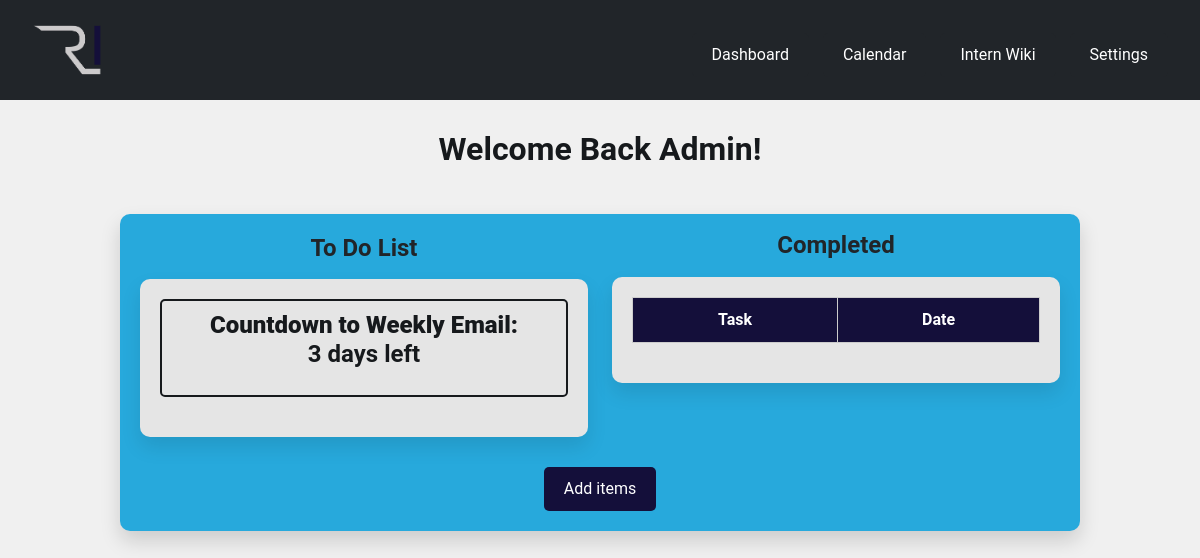
The page /index (signed in) on the database as committed earlier.
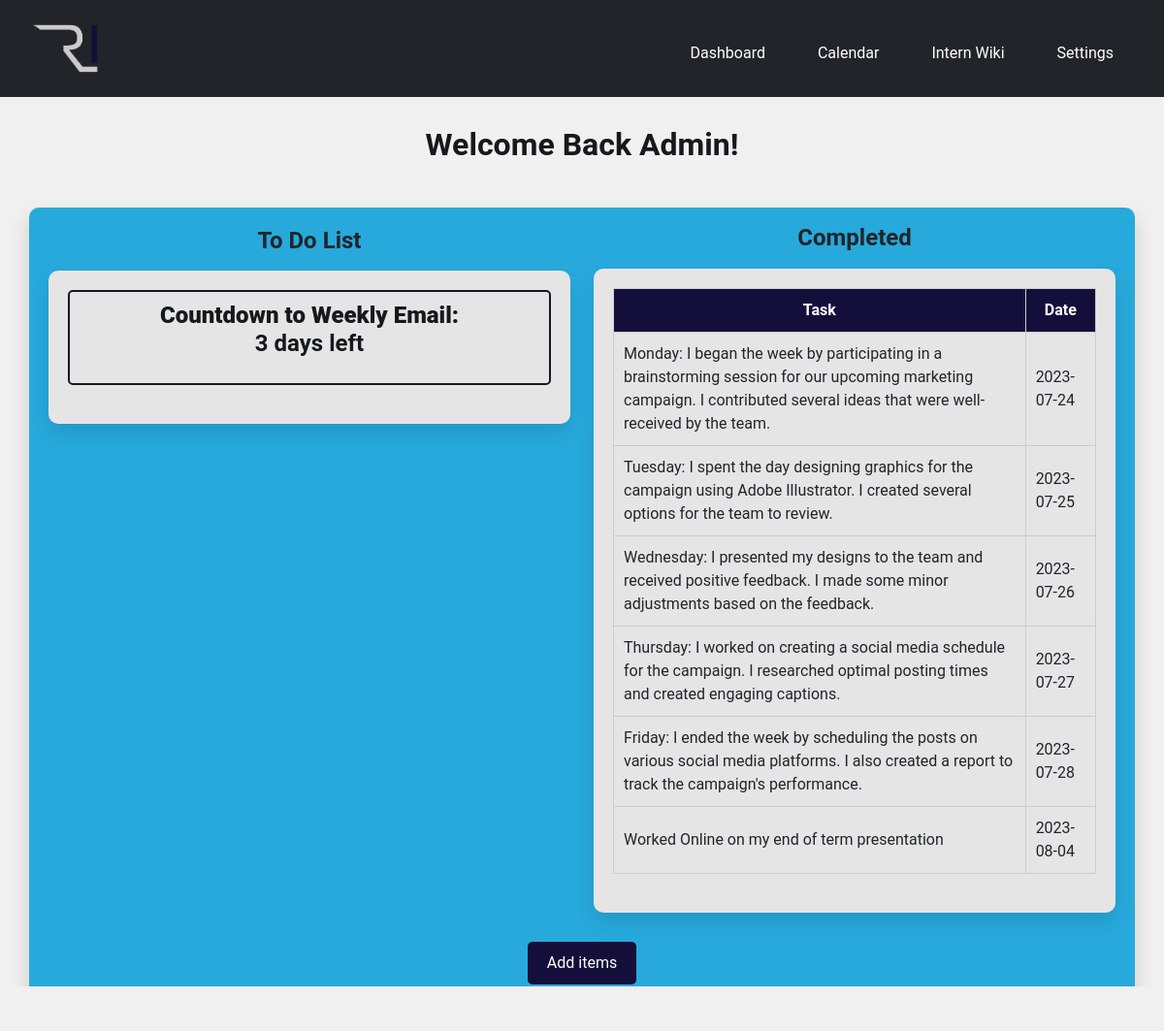
The same page on the database as committed later.
### app.py (models this page shows)
class Task(db.Model):
    id = db.Column(db.Integer, primary_key=True)
    user_id = db.Column(db.Integer, db.ForeignKey('user.id'), nullable=False)
    task = db.Column(db.String(255), nullable=False)
    date = db.Column(db.Date, nullable=False)
    user = db.relationship('User', backref=db.backref('tasks', lazy=True))

### app.py (the view)
@app.route("/index", methods=('GET', 'POST'))
def result():
    if 'loggedin' in session:
        name = session['name']
        user_id = session['id']
        tasks = Task.query.filter_by(user_id=user_id).all()
        days_until_friday = calculate_days_until_friday()
        return render_template('index.html', name=name, tasks=tasks, days_until_friday=days_until_friday)
    else:
        return redirect(url_for('login'))

### days_until.py (called while the page is built)
def calculate_days_until_friday():
    today = datetime.today().weekday()
    friday = 4  # Monday is 0, Sunday is 6
    days_until = (friday - today) % 7
    return days_until

### templates/index.html
{% extends 'layout_two.html' %} {% block content %}
<div class="results_page">
  <h1 style="text-align: none">Welcome Back {{ name | capitalize }}!</h1>
  <div class="box" style="background-color: #27a9dc">
    <div class="row" class="center_object">
      <div class="col-md-6">
        <h3 class="text-center">To Do List</h3>
        <div class="tasks" style="background-color: #e5e5e5">
          <ul style="list-style: none">
            <li class="countdown" style="background-color: #e5e5e5">
              <h3>
                <strong>Countdown to Weekly Email:</strong><br />
                {{ days_until_friday }} days left
              </h3>
            </li>
          </ul>
        </div>
      </div>
      <div class="col-md-6">
        <div class="task-container">
          <h3 class="text-center" style="margin: -3px; padding: 0">
            Completed
          </h3>
          <div class="tasks" style="background-color: #e5e5e5">
            <table id="taskTable" style="background-color: #e5e5e5">
              <thead>
                <tr>
                  <th
                    style="
                      background-color: #140f3a;
                      color: white;
                      text-align: center;
                    "
                  >
                    Task
                  </th>
                  <th
                    style="
                      background-color: #140f3a;
                      color: white;
                      text-align: center;
                    "
                  >
                    Date
                  </th>
                </tr>
              </thead>
              <tbody>
                {% for task in tasks %}
                <tr>
                  <td>{{ task.task }}</td>
                  <td>{{ task.date.strftime('%Y-%m-%d') }}</td>
                </tr>
                {% endfor %}
              </tbody>
            </table>
          </div>
        </div>
      </div>
    <div class="center_object" style="text-align: center">
      <a
        href="{{ url_for('dashboard') }}"
        class="btn link_no_decoration"
        style="color: white; background-color: #140f3a"
      >
        Add items
      </a>
    </div>
  </div>
</div>
{% endblock content %}

### templates/layout_two.html (shortened to what this page needs)
<!DOCTYPE html>
<html>
    <head>
        <link href="https://cdn.jsdelivr.net/npm/bootstrap@5.3.0/dist/css/bootstrap.min.css" rel="stylesheet">
        <link rel="stylesheet" href="static/style_two.css" type="text/css">
    </head>
    <body>
        <nav>
            <div class="navbar bg-dark">
                <div class="container-fluid">
                    <a href={{ url_for('result') }} class="navbar-brand link_no_decoration title" style="color: white;"> <img src={{ url_for('static', filename='logo.png') }} width="70px"> </a>
                    <div class="">
                        <button class="btn bg-dark dark_button_hover"> <a href={{ url_for('dashboard') }} class="link_no_decoration light_text"> Dashboard </a> </button>
                        <button class="btn bg-dark dark_button_hover"> <a href={{ url_for('calendar_display') }} class="link_no_decoration light_text"> Calendar </a> </button>
                        <button class="btn bg-dark dark_button_hover"> <a href={{ url_for('wiki') }} class="link_no_decoration light_text"> Intern Wiki </a> </button>
                        <button class="btn bg-dark dark_button_hover"> <a href={{ url_for('settings') }} class="link_no_decoration light_text"> Settings </a> </button>
                    </div>
                </div>
            </div>
        </nav>
        {% block content %}{% endblock %}
    </body>
</html>

### static/style_two.css (style rules this page uses)
body { margin: auto; margin-bottom: 10%; padding: 0; height: 100vh; width: 100%; font-family: "Roboto", sans-serif; background-color: #f0f0f0; background-size: cover; background-position: center; }
.link_no_decoration { text-decoration: none; color: inherit; }
.light_text { color: white; }
.btn { padding: 10px 20px; border: none; border-radius: 5px; background-color: #3498db; color: white; font-size: 1em; cursor: pointer; transition: background-color 0.3s ease; margin-top: 10px; }
.navbar { display: flex; justify-content: space-between; align-items: center; padding: 10px 20px; background-color: #16191c; }
.navbar .navbar-brand { color: white; font-size: 2em; font-weight: bold; text-shadow: 2px 2px 4px rgba(0, 0, 0, 0.5); }
.navbar .btn { margin-left: 10px; }
ul { list-style: none; padding: 0; }
li { font-size: 1.2rem; line-height: 1.5; margin-bottom: 0.5rem; }
.results_page { width: 100%; background-color: #f0f0f0; display: flex; flex-direction: column; align-items: center; background-color: transparent; }
.countdown { font-size: 2em; color: #16191c; border: 2px solid #16191c; padding: 10px; border-radius: 5px; margin-bottom: 20px; text-align: center; animation: countdown 0.3s ease-out; }
.center_object { display: block; margin-left: auto; margin-right: auto; }
.box { min-width: 80vw; margin: 30px; padding: 20px; background-color: #e5e5e5; border-radius: 10px; box-shadow: 0 10px 20px rgba(0, 0, 0, 0.15); }
.task-container { display: flex; flex-direction: column; gap: 20px; }
.tasks, .email, .dailySummary, .output, .generateSummary { padding: 20px; background-color: #fff; border-radius: 10px; box-shadow: 0 10px 20px rgba(0, 0, 0, 0.1); margin-bottom: 20px; }
h1, h2 { color: #16191c; padding-top: 30px; font-size: 2rem; font-weight: bold; margin-bottom: 1rem; }
h3 { font-size: 1.5rem; font-weight: bold; margin-bottom: 1rem; }
#taskTable { width: 100%; border-collapse: collapse; margin-bottom: 20px; }
#taskTable th, #taskTable td { border: 1px solid #ccc; padding: 10px; text-align: left; }
#taskTable th { background-color: #f4f4f4; color: #333; }

Rows that differ between the two databases and show on the page:
added Task: task "Monday: I began the week by participating in a brainstorming session for our upcoming marketing campaign. I contributed several ideas that were well-received by the team.", date "2023-07-24"
added Task: task "Tuesday: I spent the day designing graphics for the campaign using Adobe Illustrator. I created several options for the team to review.", date "2023-07-25"
added Task: task "Wednesday: I presented my designs to the team and received positive feedback. I made some minor adjustments based on the feedback.", date "2023-07-26"
added Task: task "Thursday: I worked on creating a social media schedule for the campaign. I researched optimal posting times and created engaging captions.", date "2023-07-27"
added Task: task "Friday: I ended the week by scheduling the posts on various social media platforms. I also created a report to track the campaign's performance.", date "2023-07-28"
added Task: task "Worked Online on my end of term presentation", date "2023-08-04"
